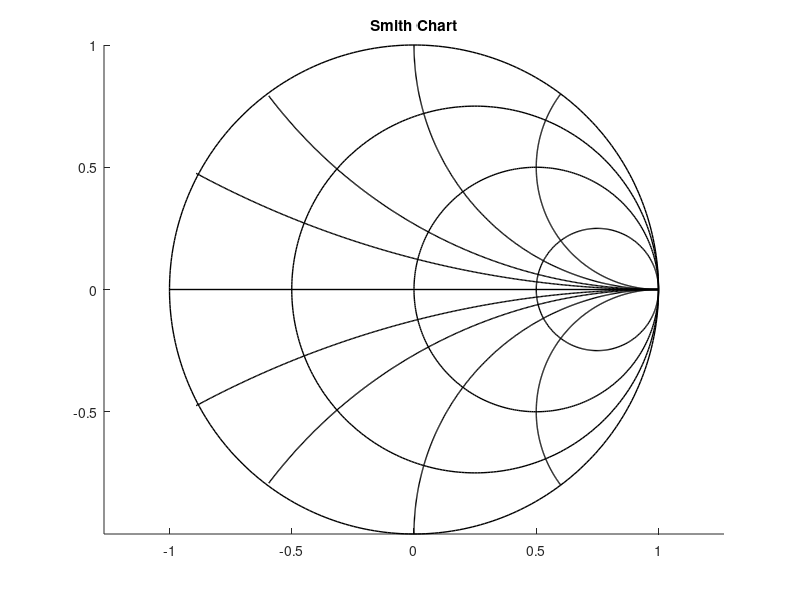

Reproduce this figure in MATLAB.
%% Draw_Smith_Chart
%Description:
%   Function to drasw Smith Chart (Matlab tools need "RF Toolbox" or
%   "Antenna Toolbox").
%
%Source:
%   - http://www.matrixlab-examples.com/smith-chart.html (25 mars 2017)
%
%----------------

function draw_smith_chart()
    %Parameters for the precision selected
    nb_horizontal_circle = 5;
    %nb_vertical_circle = 100;

    %Caracteristic for the figure
    figure
    hold on %each "plot" execution will draw at the same figure.
    title(' Smith Chart ')
    set(gca,'xticklabel')
    set(gca,'yticklabel')
    axis equal;
    %-------------------------------------------
    %Select the centers of the horizontal circle
    xc = linspace(0,1,nb_horizontal_circle);
    yc = 0;
    %Plot the horizontal circles
    for i = 1:length(xc)
       plot_circle(xc(i), yc, 1-xc(i), 0, 2*pi, 360);
    end
    
    %-------------------------------------------
    %Iterathe thru the vertical circle with appropraite angle and radii
    xc = 1;
    yc = [0.5, 1, 2, 4]; %yc and r of 1/2 circle
    %yc = linspace(0.5,4,4);
    
    %choose starting point
    a1 = [2.5, pi, 3.79, 4.22];
    %a1 = linspace(0,pi/2,5);
    
    for i = 1:length(yc)
        %Upper arc
        plot_circle(xc, yc(i), yc(i), a1(i), 3/2*pi, 360);
        
        %Lowe arcs
        plot_circle(xc, -yc(i), yc(i), pi/2, 2*pi-a1(i), 360); 
    end
    
    %Ligne du milieu entre le haut et le bas de l'Abaque de Smith
    plot([1,-1],[0,0],'linewidth',1,'color','k');
    
   % hold off %Replace like before.
end

%% Draw Circle
%Description:
%   Draw 1 circle.
%
%Parameters:
%   - center: (xc, yc)
%   - Radis: r
%   - starting point (angle in radian): a1
%   - final point (angle in radian): a2
%   - number of point: nb_points
%Source:
%   - Video at: http://www.matrixlab-examples.com/smith-chart.html (25 mars 2017)
%---------
function plot_circle(xc, yc, r, a1, a2, nb_points)
    t = linspace(a1, a2, nb_points);
    x = xc + r*cos(t);
    y = yc + r*sin(t);
    plot(x,y,'linewidth',1,'color','k');
end

%% Draw_Smith_chart original of the source (not customed)
%
% function draw_smith_chart_original()
%     % Draw outer circle
%     t = linspace(0,2*pi,100);
%     x = cos(t);
%     y = sin(t);
%     figure
%     plot(x,y,'linewidth',3); axis equal;
%     
%     %Place title and remove ticks from axes
%     title(' Smith Chart ')
%     %set(gca,'xticklabel',{[]}) %clear number on xticklabel
%     %set(gca,'yticklabel',{[]}) %clear number on yticklabel
%     set(gca,'xticklabel')
%     set(gca,'yticklabel')
%     hold on %To have all "plot" execution in the same graph.
%     
%     %Draw circles along horizontal axis:
%     k = [.25 .5 .75]; 
%     for i = 1 : length(k)
%         x(i,:) = k(i) + (1 - k(i)) * cos(t);
%         y(i,:) = (1 - k(i)) * sin(t);
%         plot(x(i,:), y(i,:), 'k')
%     end
%     
%     %Draw partial circles along verical axis
%     kt = [2.5 pi 3.79 4.22];
%     k = [.5 1 2 4];
%     for i = 1 : length(kt)
%         t = linspace(kt(i), 1.5*pi, 50);
%         a(i,:) = 1 + k(i) * cos(t);
%         b(i,:) = k(i) + k(i) * sin(t);
%         plot(a(i,:), b(i,:),'k:', a(i,:), -b(i,:),'k:' )
%     end
%     hold off %Replacer comme avant - surement inutile.
% end
